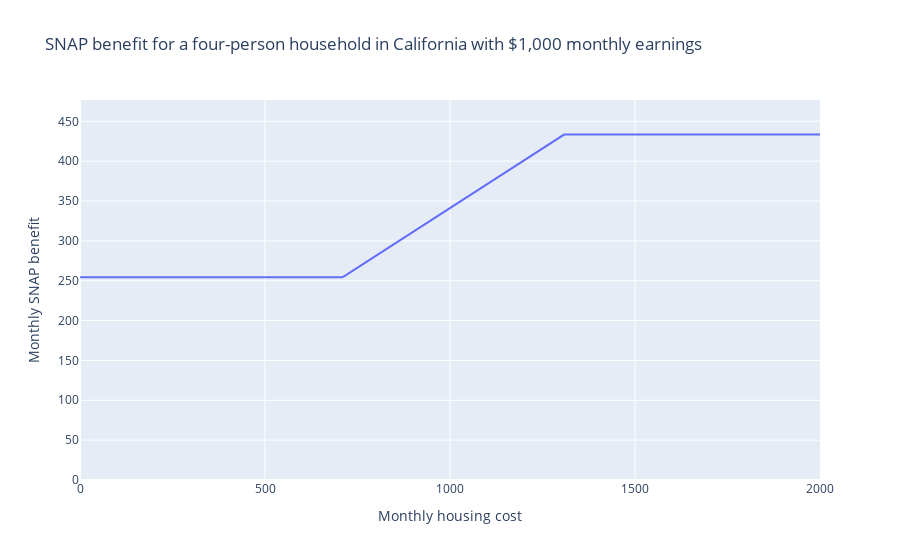

Here is the notebook cell this chart was saved with:
### Markdown cell above
### How housing costs affect a four-person household's SNAP benefits

We can also visualize how other household characteristics affect SNAP benefits.
For example, what if we vary the housing costs of a four-person household with $2,000 monthly income?

Their SNAP benefit is $254 per month if their housing costs are less than $700 per month. If they spend $1,300 per month on housing, their benefit rises 70% for $433 per month.

### Code cell
sim = IndividualSim(year=2022)
sim.add_person(name="parent1", market_income=1000 * 12)
sim.add_person(name="parent2", market_income=1000 * 12)
sim.add_person(name="child1")
sim.add_person(name="child2")
sim.add_spm_unit(name="spm_unit", members=["parent1", "parent2", "child1", "child2"], housing_cost=500 * 12)

sim.vary("housing_cost", max=2000 * 12)

df = pd.DataFrame(dict(
    housing_cost=sim.calc("housing_cost")[0] / 12,
    snap = sim.calc("snap")[0] / 12,
    housing_subsidy_rate = sim.deriv("snap", "housing_cost")
))


fig = px.line(df, "housing_cost", "snap", labels=LABELS,
    title="SNAP benefit for a four-person household in California with $1,000 monthly earnings")
fig.update_layout(yaxis_range=[0, df.snap.max() * 1.1])
fig.show()

### Figure 1 — Plotly figure (JSON) as saved in the notebook; plotly's stock layout.template omitted (floating-point values rounded to 4 significant figures; data arrays with more than 128 entries replaced by an {"elided": "..."} marker saying what was removed)
{"data": [{"hovertemplate": "Monthly housing cost=%{x}<br>Monthly SNAP benefit=%{y}<extra></extra>", "legendgroup": "", "line": {"color": "#636efa", "dash": "solid"}, "marker": {"symbol": "circle"}, "mode": "lines", "name": "", "orientation": "v", "showlegend": false, "type": "scatter", "x": {"elided": "241 float values"}, "xaxis": "x", "y": {"elided": "241 float values"}, "yaxis": "y"}], "layout": {"legend": {"tracegroupgap": 0}, "title": {"text": "SNAP benefit for a four-person household in California with $1,000 monthly earnings"}, "xaxis": {"anchor": "y", "domain": [0, 1], "title": {"text": "Monthly housing cost"}}, "yaxis": {"anchor": "x", "domain": [0, 1], "range": [0, 476.7], "title": {"text": "Monthly SNAP benefit"}}}}
